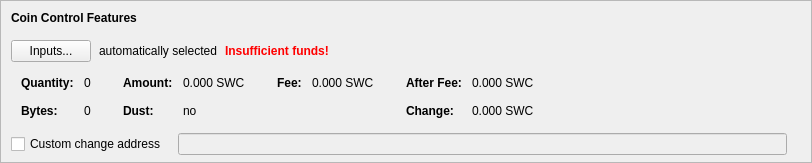
    <widget class="QFrame" name="frameCoinControl">
     <property name="sizePolicy">
      <sizepolicy hsizetype="Expanding" vsizetype="Expanding">
       <horstretch>0</horstretch>
       <verstretch>0</verstretch>
      </sizepolicy>
     </property>
     <property name="maximumSize">
      <size>
       <width>16777215</width>
       <height>16777215</height>
      </size>
     </property>
     <property name="frameShape">
      <enum>QFrame::StyledPanel</enum>
     </property>
     <property name="frameShadow">
      <enum>QFrame::Sunken</enum>
     </property>
     <layout class="QVBoxLayout" name="verticalLayoutCoinControl2">
      <property name="spacing">
       <number>0</number>
      </property>
      <property name="leftMargin">
       <number>0</number>
      </property>
      <property name="topMargin">
       <number>0</number>
      </property>
      <property name="rightMargin">
       <number>0</number>
      </property>
      <property name="bottomMargin">
       <number>6</number>
      </property>
      <item>
       <layout class="QVBoxLayout" name="verticalLayoutCoinControl" stretch="0,0,0,0,1">
        <property name="spacing">
         <number>0</number>
        </property>
        <property name="leftMargin">
         <number>10</number>
        </property>
        <property name="topMargin">
         <number>10</number>
        </property>
        <item>
         <layout class="QHBoxLayout" name="horizontalLayoutCoinControl1">
          <property name="bottomMargin">
           <number>15</number>
          </property>
          <item>
           <widget class="QLabel" name="labelCoinControlFeatures">
            <property name="sizePolicy">
             <sizepolicy hsizetype="Preferred" vsizetype="Maximum">
              <horstretch>0</horstretch>
              <verstretch>0</verstretch>
             </sizepolicy>
            </property>
            <property name="font">
             <font>
              <weight>75</weight>
              <bold>true</bold>
             </font>
            </property>
            <property name="styleSheet">
             <string notr="true">font-weight:bold;</string>
            </property>
            <property name="text">
             <string>Coin Control Features</string>
            </property>
           </widget>
          </item>
         </layout>
        </item>
        <item>
         <layout class="QHBoxLayout" name="horizontalLayoutCoinControl2" stretch="0,0,0,0">
          <property name="spacing">
           <number>8</number>
          </property>
          <property name="bottomMargin">
           <number>10</number>
          </property>
          <item>
           <widget class="QPushButton" name="pushButtonCoinControl">
            <property name="styleSheet">
             <string notr="true"/>
            </property>
            <property name="text">
             <string>Inputs...</string>
            </property>
            <property name="autoDefault">
             <bool>false</bool>
            </property>
           </widget>
          </item>
          <item>
           <widget class="QLabel" name="labelCoinControlAutomaticallySelected">
            <property name="text">
             <string>automatically selected</string>
            </property>
            <property name="margin">
             <number>5</number>
            </property>
           </widget>
          </item>
          <item>
           <widget class="QLabel" name="labelCoinControlInsuffFunds">
            <property name="font">
             <font>
              <weight>75</weight>
              <bold>true</bold>
             </font>
            </property>
            <property name="styleSheet">
             <string notr="true">color:red;font-weight:bold;</string>
            </property>
            <property name="text">
             <string>Insufficient funds!</string>
            </property>
            <property name="margin">
             <number>5</number>
            </property>
           </widget>
          </item>
          <item>
           <spacer name="horizontalSpacerCoinControl">
            <property name="orientation">
             <enum>Qt::Horizontal</enum>
            </property>
            <property name="sizeHint" stdset="0">
             <size>
              <width>40</width>
              <height>1</height>
             </size>
            </property>
           </spacer>
          </item>
         </layout>
        </item>
        <item>
         <widget class="QWidget" name="widgetCoinControl" native="true">
          <property name="sizePolicy">
           <sizepolicy hsizetype="Preferred" vsizetype="Preferred">
            <horstretch>0</horstretch>
            <verstretch>0</verstretch>
           </sizepolicy>
          </property>
          <property name="minimumSize">
           <size>
            <width>0</width>
            <height>0</height>
           </size>
          </property>
          <property name="styleSheet">
           <string notr="true"/>
          </property>
          <layout class="QHBoxLayout" name="horizontalLayoutCoinControl5">
           <property name="leftMargin">
            <number>0</number>
           </property>
           <property name="topMargin">
            <number>0</number>
           </property>
           <property name="rightMargin">
            <number>0</number>
           </property>
           <property name="bottomMargin">
            <number>0</number>
           </property>
           <item>
            <layout class="QHBoxLayout" name="horizontalLayoutCoinControl3" stretch="0,0,0,1">
             <property name="spacing">
              <number>20</number>
             </property>
             <property name="topMargin">
              <number>0</number>
             </property>
             <property name="bottomMargin">
              <number>10</number>
             </property>
             <item>
              <layout class="QFormLayout" name="formLayoutCoinControl1">
               <property name="horizontalSpacing">
                <number>10</number>
               </property>
               <property name="verticalSpacing">
                <number>14</number>
               </property>
               <property name="leftMargin">
                <number>10</number>
               </property>
               <property name="topMargin">
                <number>4</number>
               </property>
               <property name="rightMargin">
                <number>6</number>
               </property>
               <item row="0" column="0">
                <widget class="QLabel" name="labelCoinControlQuantityText">
                 <property name="font">
                  <font>
                   <weight>75</weight>
                   <bold>true</bold>
                  </font>
                 </property>
                 <property name="text">
                  <string>Quantity:</string>
                 </property>
                 <property name="margin">
                  <number>0</number>
                 </property>
                </widget>
               </item>
               <item row="0" column="1">
                <widget class="QLabel" name="labelCoinControlQuantity">
                 <property name="cursor">
                  <cursorShape>IBeamCursor</cursorShape>
                 </property>
                 <property name="contextMenuPolicy">
                  <enum>Qt::ActionsContextMenu</enum>
                 </property>
                 <property name="text">
                  <string notr="true">0</string>
                 </property>
                 <property name="margin">
                  <number>0</number>
                 </property>
                 <property name="textInteractionFlags">
                  <set>Qt::LinksAccessibleByMouse|Qt::TextSelectableByKeyboard|Qt::TextSelectableByMouse</set>
                 </property>
                </widget>
               </item>
               <item row="1" column="0">
                <widget class="QLabel" name="labelCoinControlBytesText">
                 <property name="font">
                  <font>
                   <weight>75</weight>
                   <bold>true</bold>
                  </font>
                 </property>
                 <property name="text">
                  <string>Bytes:</string>
                 </property>
                </widget>
               </item>
               <item row="1" column="1">
                <widget class="QLabel" name="labelCoinControlBytes">
                 <property name="cursor">
                  <cursorShape>IBeamCursor</cursorShape>
                 </property>
                 <property name="contextMenuPolicy">
                  <enum>Qt::ActionsContextMenu</enum>
                 </property>
                 <property name="text">
                  <string notr="true">0</string>
                 </property>
                 <property name="textInteractionFlags">
                  <set>Qt::LinksAccessibleByMouse|Qt::TextSelectableByKeyboard|Qt::TextSelectableByMouse</set>
                 </property>
                </widget>
               </item>
              </layout>
             </item>
             <item>
              <layout class="QFormLayout" name="formLayoutCoinControl2">
               <property name="horizontalSpacing">
                <number>10</number>
               </property>
               <property name="verticalSpacing">
                <number>14</number>
               </property>
               <property name="leftMargin">
                <number>6</number>
               </property>
               <property name="topMargin">
                <number>4</number>
               </property>
               <property name="rightMargin">
                <number>6</number>
               </property>
               <item row="0" column="0">
                <widget class="QLabel" name="labelCoinControlAmountText">
                 <property name="font">
                  <font>
                   <weight>75</weight>
                   <bold>true</bold>
                  </font>
                 </property>
                 <property name="text">
                  <string>Amount:</string>
                 </property>
                 <property name="margin">
                  <number>0</number>
                 </property>
                </widget>
               </item>
               <item row="0" column="1">
                <widget class="QLabel" name="labelCoinControlAmount">
                 <property name="cursor">
                  <cursorShape>IBeamCursor</cursorShape>
                 </property>
                 <property name="contextMenuPolicy">
                  <enum>Qt::ActionsContextMenu</enum>
                 </property>
                 <property name="text">
                  <string notr="true">0.000 SWC</string>
                 </property>
                 <property name="textInteractionFlags">
                  <set>Qt::LinksAccessibleByMouse|Qt::TextSelectableByKeyboard|Qt::TextSelectableByMouse</set>
                 </property>
                </widget>
               </item>
               <item row="1" column="0">
                <widget class="QLabel" name="labelCoinControlLowOutputText">
                 <property name="font">
                  <font>
                   <weight>75</weight>
                   <bold>true</bold>
                  </font>
                 </property>
                 <property name="text">
                  <string>Dust:</string>
                 </property>
                </widget>
               </item>
               <item row="1" column="1">
                <widget class="QLabel" name="labelCoinControlLowOutput">
                 <property name="cursor">
                  <cursorShape>IBeamCursor</cursorShape>
                 </property>
                 <property name="contextMenuPolicy">
                  <enum>Qt::ActionsContextMenu</enum>
                 </property>
                 <property name="text">
                  <string notr="true">no</string>
                 </property>
                 <property name="textInteractionFlags">
                  <set>Qt::LinksAccessibleByMouse|Qt::TextSelectableByKeyboard|Qt::TextSelectableByMouse</set>
                 </property>
                </widget>
               </item>
              </layout>
             </item>
             <item>
              <layout class="QFormLayout" name="formLayoutCoinControl3">
               <property name="horizontalSpacing">
                <number>10</number>
               </property>
               <property name="verticalSpacing">
                <number>14</number>
               </property>
               <property name="leftMargin">
                <number>6</number>
               </property>
               <property name="topMargin">
                <number>4</number>
               </property>
               <property name="rightMargin">
                <number>6</number>
               </property>
               <item row="0" column="0">
                <widget class="QLabel" name="labelCoinControlFeeText">
                 <property name="font">
                  <font>
                   <weight>75</weight>
                   <bold>true</bold>
                  </font>
                 </property>
                 <property name="text">
                  <string>Fee:</string>
                 </property>
                 <property name="margin">
                  <number>0</number>
                 </property>
                </widget>
               </item>
               <item row="0" column="1">
                <widget class="QLabel" name="labelCoinControlFee">
                 <property name="cursor">
                  <cursorShape>IBeamCursor</cursorShape>
                 </property>
                 <property name="contextMenuPolicy">
                  <enum>Qt::ActionsContextMenu</enum>
                 </property>
                 <property name="text">
                  <string notr="true">0.000 SWC</string>
                 </property>
                 <property name="textInteractionFlags">
                  <set>Qt::LinksAccessibleByMouse|Qt::TextSelectableByKeyboard|Qt::TextSelectableByMouse</set>
                 </property>
                </widget>
               </item>
              </layout>
             </item>
             <item>
              <layout class="QFormLayout" name="formLayoutCoinControl4">
               <property name="horizontalSpacing">
                <number>10</number>
               </property>
               <property name="verticalSpacing">
                <number>14</number>
               </property>
               <property name="leftMargin">
                <number>6</number>
               </property>
               <property name="topMargin">
                <number>4</number>
               </property>
               <property name="rightMargin">
                <number>6</number>
               </property>
               <item row="0" column="0">
                <widget class="QLabel" name="labelCoinControlAfterFeeText">
                 <property name="font">
                  <font>
                   <weight>75</weight>
                   <bold>true</bold>
                  </font>
                 </property>
                 <property name="text">
                  <string>After Fee:</string>
                 </property>
                 <property name="margin">
                  <number>0</number>
                 </property>
                </widget>
               </item>
               <item row="0" column="1">
                <widget class="QLabel" name="labelCoinControlAfterFee">
                 <property name="cursor">
                  <cursorShape>IBeamCursor</cursorShape>
                 </property>
                 <property name="contextMenuPolicy">
                  <enum>Qt::ActionsContextMenu</enum>
                 </property>
                 <property name="text">
                  <string notr="true">0.000 SWC</string>
                 </property>
                 <property name="textInteractionFlags">
                  <set>Qt::LinksAccessibleByMouse|Qt::TextSelectableByKeyboard|Qt::TextSelectableByMouse</set>
                 </property>
                </widget>
               </item>
               <item row="1" column="0">
                <widget class="QLabel" name="labelCoinControlChangeText">
                 <property name="font">
                  <font>
                   <weight>75</weight>
                   <bold>true</bold>
                  </font>
                 </property>
                 <property name="text">
                  <string>Change:</string>
                 </property>
                </widget>
               </item>
               <item row="1" column="1">
                <widget class="QLabel" name="labelCoinControlChange">
                 <property name="cursor">
                  <cursorShape>IBeamCursor</cursorShape>
                 </property>
                 <property name="contextMenuPolicy">
                  <enum>Qt::ActionsContextMenu</enum>
                 </property>
                 <property name="text">
                  <string notr="true">0.000 SWC</string>
                 </property>
                 <property name="textInteractionFlags">
                  <set>Qt::LinksAccessibleByMouse|Qt::TextSelectableByKeyboard|Qt::TextSelectableByMouse</set>
                 </property>
                </widget>
               </item>
              </layout>
             </item>
            </layout>
           </item>
          </layout>
         </widget>
        </item>
        <item>
         <layout class="QHBoxLayout" name="horizontalLayoutCoinControl4" stretch="0,0,0">
          <property name="spacing">
           <number>12</number>
          </property>
          <property name="sizeConstraint">
           <enum>QLayout::SetDefaultConstraint</enum>
          </property>
          <property name="topMargin">
           <number>5</number>
          </property>
          <property name="rightMargin">
           <number>5</number>
          </property>
          <item>
           <widget class="QCheckBox" name="checkBoxCoinControlChange">
            <property name="toolTip">
             <string>If this is activated, but the change address is empty or invalid, change will be sent to a newly generated address.</string>
            </property>
            <property name="text">
             <string>Custom change address</string>
            </property>
           </widget>
          </item>
          <item>
           <widget class="QValidatedLineEdit" name="lineEditCoinControlChange">
            <property name="enabled">
             <bool>false</bool>
            </property>
            <property name="sizePolicy">
             <sizepolicy hsizetype="Expanding" vsizetype="Fixed">
              <horstretch>0</horstretch>
              <verstretch>0</verstretch>
             </sizepolicy>
            </property>
           </widget>
          </item>
          <item>
           <widget class="QLabel" name="labelCoinControlChangeLabel">
            <property name="sizePolicy">
             <sizepolicy hsizetype="Preferred" vsizetype="Expanding">
              <horstretch>0</horstretch>
              <verstretch>0</verstretch>
             </sizepolicy>
            </property>
            <property name="minimumSize">
             <size>
              <width>0</width>
              <height>0</height>
             </size>
            </property>
            <property name="text">
             <string/>
            </property>
            <property name="margin">
             <number>3</number>
            </property>
           </widget>
          </item>
         </layout>
        </item>
        <item>
         <spacer name="verticalSpacerCoinControl">
          <property name="orientation">
           <enum>Qt::Vertical</enum>
          </property>
          <property name="sizeHint" stdset="0">
           <size>
            <width>800</width>
            <height>1</height>
           </size>
          </property>
         </spacer>
        </item>
       </layout>
      </item>
     </layout>
    </widget>
